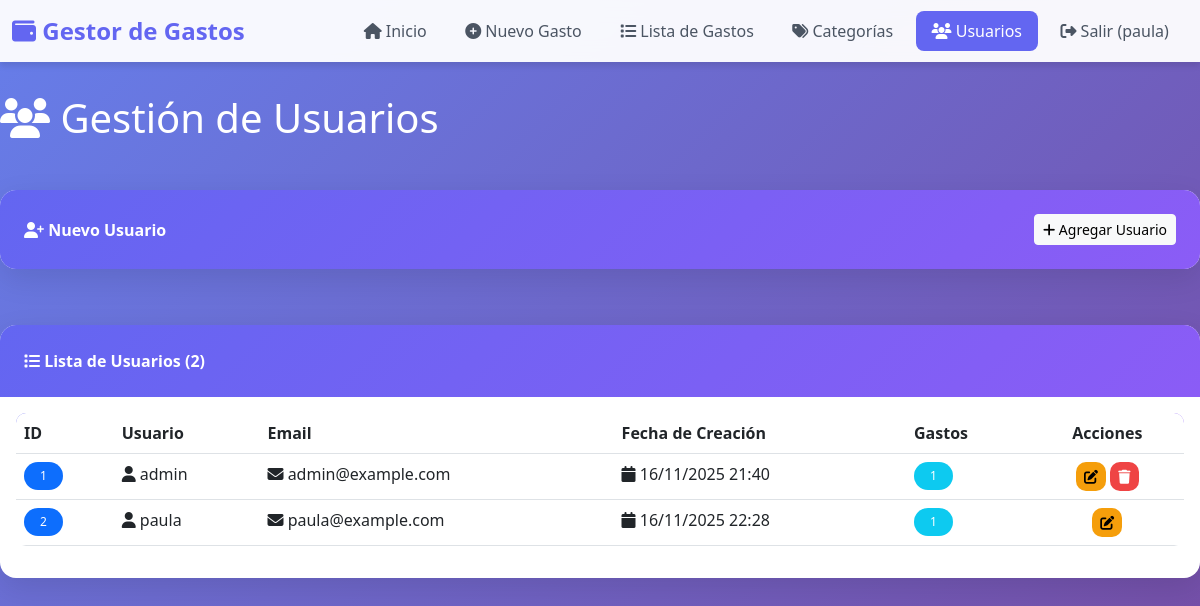
Page /usuarios (signed in) on the committed database.
### models.py (models this page shows, shortened)
class Usuario(db.Model):
    __tablename__ = 'usuarios'  # Nombre de la tabla en la base de datos
    id = db.Column(db.Integer, primary_key=True)  # ID único del usuario
    username = db.Column(db.String(80), unique=True, nullable=False)  # Nombre de usuario único
    email = db.Column(db.String(120), unique=True, nullable=False)  # Email único
    password_hash = db.Column(db.String(200), nullable=False)  # Contraseña encriptada
    fecha_creacion = db.Column(db.DateTime, default=datetime.utcnow)  # Fecha de creación
    gastos = db.relationship('Gasto', backref='usuario', lazy=True, cascade='all, delete-orphan')

### app.py (the view)
@app.route('/usuarios')
@login_required
def usuarios():
    usuarios = Usuario.query.all()
    return render_template('usuarios.html', usuarios=usuarios)

### app.py (called while the page is built)
def login_required(f):
    @wraps(f)
    def decorated_function(*args, **kwargs):
        if 'user_id' not in session:
            flash('Debes iniciar sesión para acceder a esta página', 'warning')
            return redirect(url_for('login'))
        return f(*args, **kwargs)
    return decorated_function

### templates/usuarios.html (shortened to what this page needs)
{% extends "base.html" %}
{% block content %}
<div class="row mb-4">
    <div class="col-12">
        <h1 class="text-white mb-4">
            <i class="fas fa-users"></i> Gestión de Usuarios
        </h1>
    </div>
</div>
<div class="row">
    <div class="col-12 mb-4">
        <div class="card">
            <div class="card-header d-flex justify-content-between align-items-center">
                <span><i class="fas fa-user-plus"></i> Nuevo Usuario</span>
                <button class="btn btn-light btn-sm" data-bs-toggle="modal" data-bs-target="#modalCrearUsuario">
                    <i class="fas fa-plus"></i> Agregar Usuario
                </button>
            </div>
        </div>
    </div>
</div>
<div class="row">
    <div class="col-12">
        <div class="card">
            <div class="card-header">
                <i class="fas fa-list"></i> Lista de Usuarios ({{ usuarios|length }})
            </div>
            <div class="card-body">
                {% if usuarios %}
                <div class="table-responsive">
                    <table class="table table-hover">
                        <thead>
                            <tr>
                                <th>ID</th>
                                <th>Usuario</th>
                                <th>Email</th>
                                <th>Fecha de Creación</th>
                                <th>Gastos</th>
                                <th class="text-center">Acciones</th>
                            </tr>
                        </thead>
                        <tbody>
                            {% for usuario in usuarios %}
                            <tr>
                                <td><span class="badge bg-primary">{{ usuario.id }}</span></td>
                                <td><i class="fas fa-user"></i> {{ usuario.username }}</td>
                                <td><i class="fas fa-envelope"></i> {{ usuario.email }}</td>
                                <td><i class="fas fa-calendar"></i> {{ usuario.fecha_creacion.strftime('%d/%m/%Y %H:%M') }}</td>
                                <td><span class="badge bg-info">{{ usuario.gastos|length }}</span></td>
                                <td class="text-center">
                                    <button class="btn btn-sm btn-warning"
                                            data-bs-toggle="modal"
                                            data-bs-target="#modalEditarUsuario{{ usuario.id }}">
                                        <i class="fas fa-edit"></i>
                                    </button>
                                    {% if usuario.id != session.user_id %}
                                    <a href="{{ url_for('eliminar_usuario', id=usuario.id) }}"
                                       class="btn btn-sm btn-danger"
                                       onclick="return confirm('¿Eliminar este usuario?')">
                                        <i class="fas fa-trash"></i>
                                    </a>
                                    {% endif %}
                                </td>
                            </tr>
                            {% endfor %}
                        </tbody>
                    </table>
                </div>
                {% else %}
                <div class="alert alert-info text-center">
                    <i class="fas fa-info-circle fa-3x mb-3"></i>
                    <h5>No hay usuarios</h5>
                </div>
                {% endif %}
            </div>
        </div>
    </div>
</div>
{% endblock %}

### templates/base.html (shortened to what this page needs)
<!DOCTYPE html>
<html lang="es">
<head>
    <link href="https://cdn.jsdelivr.net/npm/bootstrap@5.3.0/dist/css/bootstrap.min.css" rel="stylesheet">
    <link rel="stylesheet" href="https://cdnjs.cloudflare.com/ajax/libs/font-awesome/6.4.0/css/all.min.css">
    <link rel="stylesheet" href="{{ url_for('static', filename='style.css') }}">
</head>
<body>
    {% if session.user_id %}
    <nav class="navbar navbar-expand-lg navbar-light">
        <div class="container-fluid">
            <a class="navbar-brand" href="{{ url_for('home') }}">
                <i class="fas fa-wallet"></i> Gestor de Gastos
            </a>
            <div class="collapse navbar-collapse" id="navbarNav">
                <ul class="navbar-nav ms-auto">
                    <li class="nav-item">
                        <a class="nav-link {% if request.endpoint == 'home' %}active{% endif %}"
                           href="{{ url_for('home') }}">
                            <i class="fas fa-home"></i> Inicio
                        </a>
                    </li>
                    <li class="nav-item">
                        <a class="nav-link {% if request.endpoint == 'gastos' %}active{% endif %}"
                           href="{{ url_for('gastos') }}">
                            <i class="fas fa-plus-circle"></i> Nuevo Gasto
                        </a>
                    </li>
                    <li class="nav-item">
                        <a class="nav-link {% if request.endpoint == 'lista_gastos' %}active{% endif %}"
                           href="{{ url_for('lista_gastos') }}">
                            <i class="fas fa-list"></i> Lista de Gastos
                        </a>
                    </li>
                    <li class="nav-item">
                        <a class="nav-link {% if request.endpoint == 'categorias' %}active{% endif %}"
                           href="{{ url_for('categorias') }}">
                            <i class="fas fa-tags"></i> Categorías
                        </a>
                    </li>
                    <li class="nav-item">
                        <a class="nav-link {% if request.endpoint == 'usuarios' %}active{% endif %}"
                           href="{{ url_for('usuarios') }}">
                            <i class="fas fa-users"></i> Usuarios
                        </a>
                    </li>
                    <li class="nav-item">
                        <a class="nav-link" href="{{ url_for('logout') }}">
                            <i class="fas fa-sign-out-alt"></i> Salir ({{ session.username }})
                        </a>
                    </li>
                </ul>
            </div>
        </div>
    </nav>
    {% endif %}
    <div class="container-custom">
        {% block content %}{% endblock %}
    </div>
</body>
</html>

### static/style.css (style rules this page uses)
:root { --primary-color: #6366f1; --secondary-color: #8b5cf6; --success-color: #10b981; --danger-color: #ef4444; --warning-color: #f59e0b; }
body { font-family: 'Segoe UI', Tahoma, Geneva, Verdana, sans-serif; background: linear-gradient(135deg, #667eea 0%, #764ba2 100%); min-height: 100vh; padding-bottom: 50px; }
.navbar { background: rgba(255, 255, 255, 0.95) !important; backdrop-filter: blur(10px); box-shadow: 0 4px 6px rgba(0, 0, 0, 0.1); }
.navbar-brand { font-weight: bold; color: var(--primary-color) !important; font-size: 1.5rem; }
.nav-link { color: #4b5563 !important; font-weight: 500; transition: all 0.3s; padding: 0.5rem 1rem !important; border-radius: 8px; margin: 0 0.2rem; }
.nav-link.active { background: var(--primary-color) !important; color: white !important; }
.container-custom { max-width: 1200px; margin: 2rem auto; }
.card { border: none; border-radius: 16px; box-shadow: 0 10px 30px rgba(0, 0, 0, 0.1); background: white; margin-bottom: 2rem; overflow: hidden; transition: transform 0.3s, box-shadow 0.3s; }
.card-header { background: linear-gradient(135deg, var(--primary-color), var(--secondary-color)); color: white; font-weight: bold; padding: 1.5rem; border: none; }
.btn-danger { background: var(--danger-color); border: none; border-radius: 10px; }
.btn-warning { background: var(--warning-color); border: none; border-radius: 10px; }
.table { border-radius: 10px; overflow: hidden; }
.table thead { background: linear-gradient(135deg, var(--primary-color), var(--secondary-color)); color: white; }
.table tbody tr { transition: background 0.3s; }
.badge { padding: 0.5rem 1rem; border-radius: 20px; font-weight: 500; }

### rows in the picture
Usuario: username "paula", id "2", email "paula@example.com", fecha_creacion "16/11/2025 22:28", gastos|length "1"
Usuario: id "1", username "admin", email "admin@example.com", fecha_creacion "16/11/2025 21:40", gastos|length "1"

### other values in the picture
{{ usuarios|length }} "2"
